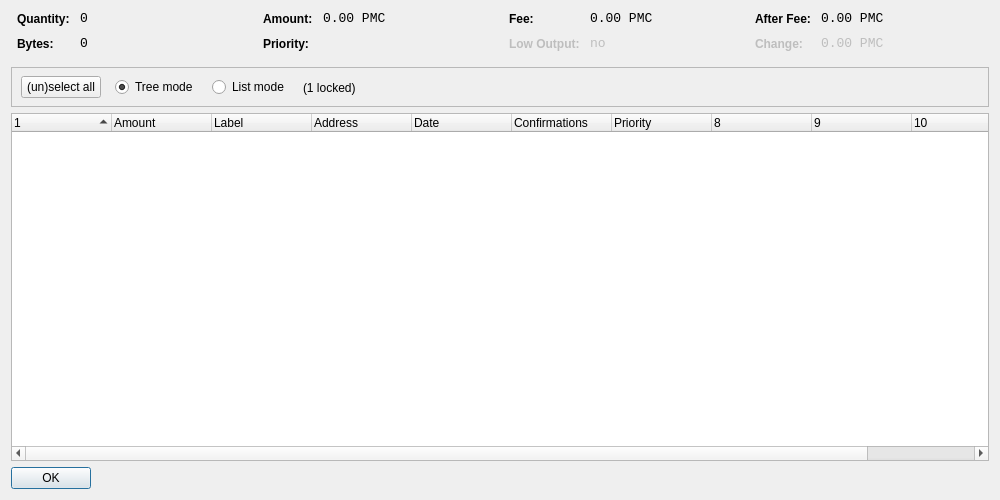
<?xml version="1.0" encoding="UTF-8"?>
<ui version="4.0">
 <class>CoinControlDialog</class>
 <widget class="QDialog" name="CoinControlDialog">
  <property name="geometry">
   <rect>
    <x>0</x>
    <y>0</y>
    <width>1000</width>
    <height>500</height>
   </rect>
  </property>
  <property name="windowTitle">
   <string>Coin Control</string>
  </property>
  <layout class="QVBoxLayout" name="verticalLayout">
   <item>
    <layout class="QHBoxLayout" name="horizontalLayoutTop" stretch="0,0,0,0">
     <property name="topMargin">
      <number>0</number>
     </property>
     <property name="bottomMargin">
      <number>10</number>
     </property>
     <item>
      <layout class="QFormLayout" name="formLayoutCoinControl1">
       <property name="horizontalSpacing">
        <number>10</number>
       </property>
       <property name="verticalSpacing">
        <number>10</number>
       </property>
       <property name="leftMargin">
        <number>6</number>
       </property>
       <property name="rightMargin">
        <number>6</number>
       </property>
       <item row="0" column="0">
        <widget class="QLabel" name="labelCoinControlQuantityText">
         <property name="styleSheet">
          <string notr="true">font-weight:bold;</string>
         </property>
         <property name="text">
          <string>Quantity:</string>
         </property>
        </widget>
       </item>
       <item row="0" column="1">
        <widget class="QLabel" name="labelCoinControlQuantity">
         <property name="font">
          <font>
           <family>Monospace</family>
           <pointsize>10</pointsize>
          </font>
         </property>
         <property name="cursor">
          <cursorShape>IBeamCursor</cursorShape>
         </property>
         <property name="contextMenuPolicy">
          <enum>Qt::ActionsContextMenu</enum>
         </property>
         <property name="text">
          <string notr="true">0</string>
         </property>
         <property name="textInteractionFlags">
          <set>Qt::LinksAccessibleByMouse|Qt::TextSelectableByKeyboard|Qt::TextSelectableByMouse</set>
         </property>
        </widget>
       </item>
       <item row="1" column="0">
        <widget class="QLabel" name="labelCoinControlBytesText">
         <property name="styleSheet">
          <string notr="true">font-weight:bold;</string>
         </property>
         <property name="text">
          <string>Bytes:</string>
         </property>
        </widget>
       </item>
       <item row="1" column="1">
        <widget class="QLabel" name="labelCoinControlBytes">
         <property name="font">
          <font>
           <family>Monospace</family>
           <pointsize>10</pointsize>
          </font>
         </property>
         <property name="cursor">
          <cursorShape>IBeamCursor</cursorShape>
         </property>
         <property name="contextMenuPolicy">
          <enum>Qt::ActionsContextMenu</enum>
         </property>
         <property name="text">
          <string notr="true">0</string>
         </property>
         <property name="textInteractionFlags">
          <set>Qt::LinksAccessibleByMouse|Qt::TextSelectableByKeyboard|Qt::TextSelectableByMouse</set>
         </property>
        </widget>
       </item>
      </layout>
     </item>
     <item>
      <layout class="QFormLayout" name="formLayoutCoinControl2">
       <property name="horizontalSpacing">
        <number>10</number>
       </property>
       <property name="verticalSpacing">
        <number>10</number>
       </property>
       <property name="leftMargin">
        <number>6</number>
       </property>
       <property name="rightMargin">
        <number>6</number>
       </property>
       <item row="0" column="0">
        <widget class="QLabel" name="labelCoinControlAmountText">
         <property name="styleSheet">
          <string notr="true">font-weight:bold;</string>
         </property>
         <property name="text">
          <string>Amount:</string>
         </property>
        </widget>
       </item>
       <item row="0" column="1">
        <widget class="QLabel" name="labelCoinControlAmount">
         <property name="font">
          <font>
           <family>Monospace</family>
           <pointsize>10</pointsize>
          </font>
         </property>
         <property name="cursor">
          <cursorShape>IBeamCursor</cursorShape>
         </property>
         <property name="contextMenuPolicy">
          <enum>Qt::ActionsContextMenu</enum>
         </property>
         <property name="text">
          <string notr="true">0.00 PMC</string>
         </property>
         <property name="textInteractionFlags">
          <set>Qt::LinksAccessibleByMouse|Qt::TextSelectableByKeyboard|Qt::TextSelectableByMouse</set>
         </property>
        </widget>
       </item>
       <item row="1" column="0">
        <widget class="QLabel" name="labelCoinControlPriorityText">
         <property name="styleSheet">
          <string notr="true">font-weight:bold;</string>
         </property>
         <property name="text">
          <string>Priority:</string>
         </property>
        </widget>
       </item>
       <item row="1" column="1">
        <widget class="QLabel" name="labelCoinControlPriority">
         <property name="font">
          <font>
           <family>Monospace</family>
           <pointsize>10</pointsize>
          </font>
         </property>
         <property name="cursor">
          <cursorShape>IBeamCursor</cursorShape>
         </property>
         <property name="contextMenuPolicy">
          <enum>Qt::ActionsContextMenu</enum>
         </property>
         <property name="text">
          <string/>
         </property>
         <property name="textInteractionFlags">
          <set>Qt::LinksAccessibleByMouse|Qt::TextSelectableByKeyboard|Qt::TextSelectableByMouse</set>
         </property>
        </widget>
       </item>
      </layout>
     </item>
     <item>
      <layout class="QFormLayout" name="formLayoutCoinControl3">
       <property name="horizontalSpacing">
        <number>10</number>
       </property>
       <property name="verticalSpacing">
        <number>10</number>
       </property>
       <property name="leftMargin">
        <number>6</number>
       </property>
       <property name="rightMargin">
        <number>6</number>
       </property>
       <item row="0" column="0">
        <widget class="QLabel" name="labelCoinControlFeeText">
         <property name="styleSheet">
          <string notr="true">font-weight:bold;</string>
         </property>
         <property name="text">
          <string>Fee:</string>
         </property>
        </widget>
       </item>
       <item row="0" column="1">
        <widget class="QLabel" name="labelCoinControlFee">
         <property name="font">
          <font>
           <family>Monospace</family>
           <pointsize>10</pointsize>
          </font>
         </property>
         <property name="cursor">
          <cursorShape>IBeamCursor</cursorShape>
         </property>
         <property name="contextMenuPolicy">
          <enum>Qt::ActionsContextMenu</enum>
         </property>
         <property name="text">
          <string notr="true">0.00 PMC</string>
         </property>
         <property name="textInteractionFlags">
          <set>Qt::LinksAccessibleByMouse|Qt::TextSelectableByKeyboard|Qt::TextSelectableByMouse</set>
         </property>
        </widget>
       </item>
       <item row="1" column="0">
        <widget class="QLabel" name="labelCoinControlLowOutputText">
         <property name="enabled">
          <bool>false</bool>
         </property>
         <property name="styleSheet">
          <string notr="true">font-weight:bold;</string>
         </property>
         <property name="text">
          <string>Low Output:</string>
         </property>
        </widget>
       </item>
       <item row="1" column="1">
        <widget class="QLabel" name="labelCoinControlLowOutput">
         <property name="enabled">
          <bool>false</bool>
         </property>
         <property name="font">
          <font>
           <family>Monospace</family>
           <pointsize>10</pointsize>
          </font>
         </property>
         <property name="cursor">
          <cursorShape>IBeamCursor</cursorShape>
         </property>
         <property name="contextMenuPolicy">
          <enum>Qt::ActionsContextMenu</enum>
         </property>
         <property name="text">
          <string>no</string>
         </property>
         <property name="textInteractionFlags">
          <set>Qt::LinksAccessibleByMouse|Qt::TextSelectableByKeyboard|Qt::TextSelectableByMouse</set>
         </property>
        </widget>
       </item>
      </layout>
     </item>
     <item>
      <layout class="QFormLayout" name="formLayoutCoinControl4">
       <property name="horizontalSpacing">
        <number>10</number>
       </property>
       <property name="verticalSpacing">
        <number>10</number>
       </property>
       <property name="leftMargin">
        <number>6</number>
       </property>
       <property name="rightMargin">
        <number>6</number>
       </property>
       <item row="0" column="0">
        <widget class="QLabel" name="labelCoinControlAfterFeeText">
         <property name="styleSheet">
          <string notr="true">font-weight:bold;</string>
         </property>
         <property name="text">
          <string>After Fee:</string>
         </property>
        </widget>
       </item>
       <item row="0" column="1">
        <widget class="QLabel" name="labelCoinControlAfterFee">
         <property name="font">
          <font>
           <family>Monospace</family>
           <pointsize>10</pointsize>
          </font>
         </property>
         <property name="cursor">
          <cursorShape>IBeamCursor</cursorShape>
         </property>
         <property name="contextMenuPolicy">
          <enum>Qt::ActionsContextMenu</enum>
         </property>
         <property name="text">
          <string notr="true">0.00 PMC</string>
         </property>
         <property name="textInteractionFlags">
          <set>Qt::LinksAccessibleByMouse|Qt::TextSelectableByKeyboard|Qt::TextSelectableByMouse</set>
         </property>
        </widget>
       </item>
       <item row="1" column="0">
        <widget class="QLabel" name="labelCoinControlChangeText">
         <property name="enabled">
          <bool>false</bool>
         </property>
         <property name="styleSheet">
          <string notr="true">font-weight:bold;</string>
         </property>
         <property name="text">
          <string>Change:</string>
         </property>
        </widget>
       </item>
       <item row="1" column="1">
        <widget class="QLabel" name="labelCoinControlChange">
         <property name="enabled">
          <bool>false</bool>
         </property>
         <property name="font">
          <font>
           <family>Monospace</family>
           <pointsize>10</pointsize>
          </font>
         </property>
         <property name="cursor">
          <cursorShape>IBeamCursor</cursorShape>
         </property>
         <property name="contextMenuPolicy">
          <enum>Qt::ActionsContextMenu</enum>
         </property>
         <property name="text">
          <string notr="true">0.00 PMC</string>
         </property>
         <property name="textInteractionFlags">
          <set>Qt::LinksAccessibleByMouse|Qt::TextSelectableByKeyboard|Qt::TextSelectableByMouse</set>
         </property>
        </widget>
       </item>
      </layout>
     </item>
    </layout>
   </item>
   <item>
    <widget class="QFrame" name="frame">
     <property name="minimumSize">
      <size>
       <width>0</width>
       <height>40</height>
      </size>
     </property>
     <property name="frameShape">
      <enum>QFrame::StyledPanel</enum>
     </property>
     <property name="frameShadow">
      <enum>QFrame::Sunken</enum>
     </property>
     <widget class="QWidget" name="horizontalLayoutWidget">
      <property name="geometry">
       <rect>
        <x>10</x>
        <y>0</y>
        <width>781</width>
        <height>41</height>
       </rect>
      </property>
      <layout class="QHBoxLayout" name="horizontalLayoutPanel" stretch="0,0,0,0,0">
       <property name="spacing">
        <number>14</number>
       </property>
       <item>
        <widget class="QPushButton" name="pushButtonSelectAll">
         <property name="sizePolicy">
          <sizepolicy hsizetype="Maximum" vsizetype="Fixed">
           <horstretch>0</horstretch>
           <verstretch>0</verstretch>
          </sizepolicy>
         </property>
         <property name="text">
          <string>(un)select all</string>
         </property>
        </widget>
       </item>
       <item>
        <widget class="QRadioButton" name="radioTreeMode">
         <property name="sizePolicy">
          <sizepolicy hsizetype="Maximum" vsizetype="Fixed">
           <horstretch>0</horstretch>
           <verstretch>0</verstretch>
          </sizepolicy>
         </property>
         <property name="text">
          <string>Tree mode</string>
         </property>
         <property name="checked">
          <bool>true</bool>
         </property>
        </widget>
       </item>
       <item>
        <widget class="QRadioButton" name="radioListMode">
         <property name="sizePolicy">
          <sizepolicy hsizetype="Maximum" vsizetype="Fixed">
           <horstretch>0</horstretch>
           <verstretch>0</verstretch>
          </sizepolicy>
         </property>
         <property name="text">
          <string>List mode</string>
         </property>
        </widget>
       </item>
       <item>
        <widget class="QLabel" name="labelLocked">
         <property name="text">
          <string>(1 locked)</string>
         </property>
        </widget>
       </item>
       <item>
        <spacer name="horizontalSpacer">
         <property name="orientation">
          <enum>Qt::Horizontal</enum>
         </property>
         <property name="sizeHint" stdset="0">
          <size>
           <width>40</width>
           <height>20</height>
          </size>
         </property>
        </spacer>
       </item>
      </layout>
     </widget>
    </widget>
   </item>
   <item>
    <widget class="CoinControlTreeWidget" name="treeWidget">
     <property name="contextMenuPolicy">
      <enum>Qt::CustomContextMenu</enum>
     </property>
     <property name="sortingEnabled">
      <bool>false</bool>
     </property>
     <property name="columnCount">
      <number>11</number>
     </property>
     <attribute name="headerShowSortIndicator" stdset="0">
      <bool>true</bool>
     </attribute>
     <attribute name="headerStretchLastSection">
      <bool>false</bool>
     </attribute>
     <column>
      <property name="text">
       <string/>
      </property>
     </column>
     <column>
      <property name="text">
       <string>Amount</string>
      </property>
     </column>
     <column>
      <property name="text">
       <string notr="true">Label</string>
      </property>
     </column>
     <column>
      <property name="text">
       <string>Address</string>
      </property>
     </column>
     <column>
      <property name="text">
       <string>Date</string>
      </property>
     </column>
     <column>
      <property name="text">
       <string>Confirmations</string>
      </property>
      <property name="toolTip">
       <string>Confirmed</string>
      </property>
     </column>
     <column>
      <property name="text">
       <string>Priority</string>
      </property>
     </column>
     <column>
      <property name="text">
       <string/>
      </property>
     </column>
     <column>
      <property name="text">
       <string/>
      </property>
     </column>
     <column>
      <property name="text">
       <string/>
      </property>
     </column>
     <column>
      <property name="text">
       <string/>
      </property>
     </column>
    </widget>
   </item>
   <item>
    <widget class="QDialogButtonBox" name="buttonBox">
     <property name="sizePolicy">
      <sizepolicy hsizetype="Maximum" vsizetype="Fixed">
       <horstretch>0</horstretch>
       <verstretch>0</verstretch>
      </sizepolicy>
     </property>
     <property name="orientation">
      <enum>Qt::Horizontal</enum>
     </property>
     <property name="standardButtons">
      <set>QDialogButtonBox::Ok</set>
     </property>
    </widget>
   </item>
  </layout>
 </widget>
 <customwidgets>
  <customwidget>
   <class>CoinControlTreeWidget</class>
   <extends>QTreeWidget</extends>
   <header>coincontroltreewidget.h</header>
  </customwidget>
 </customwidgets>
 <resources/>
 <connections/>
</ui>
